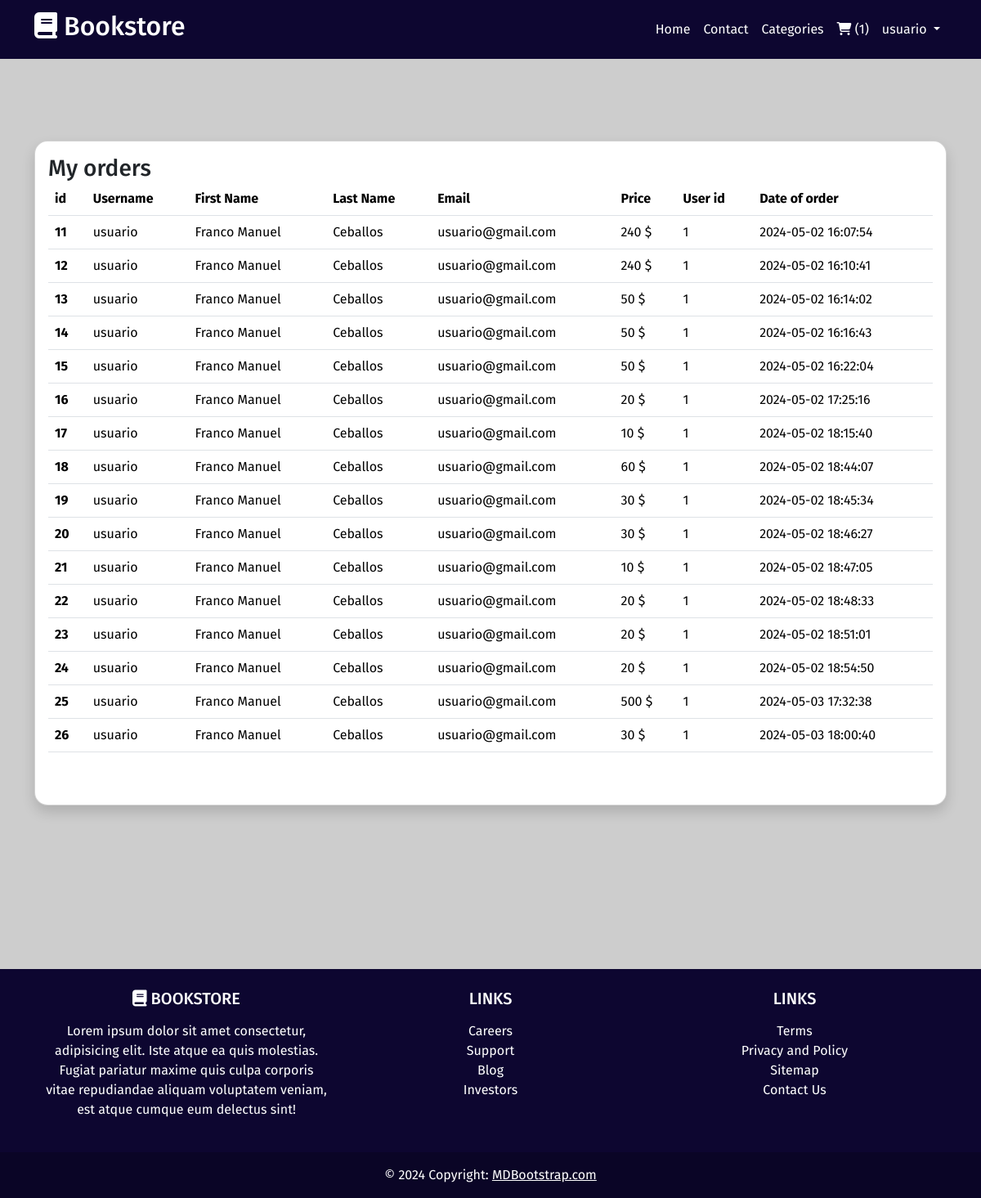
The page /users/orders.php?id=1 (signed in) on the database its author committed.
### tables this page shows
CREATE TABLE `orders` (
  `id` int(3) NOT NULL,
  `email` varchar(200) NOT NULL,
  `username` varchar(200) NOT NULL,
  `first_name` varchar(200) NOT NULL,
  `last_name` varchar(200) NOT NULL,
  `token` varchar(200) NOT NULL,
  `price` varchar(200) NOT NULL,
  `user_id` int(3) NOT NULL,
  `created_at` timestamp NOT NULL DEFAULT current_timestamp()
);

### users/orders.php (the view, shortened to what this page needs)
<?php  require '../includes/header.php'; ?>
<?php  require '../config/config.php'; ?>
<?php
    $select = $conn->query("SELECT * FROM orders WHERE user_id = '{$_SESSION['user_id']}'");
    $select->execute();
    $orders = $select->fetchAll(PDO::FETCH_OBJ);
?>
    <div class="container" style="font-family: 'Fira Sans', sans-serif; margin-bottom: 100px; margin-top: 100px">
        <div class="row mt-5 mb-5">
            <div class="col">
                <?php if(!empty($orders)): ?>
                <div class="card rounded-4 shadow">
                    <div class="card-body">
                        <h3 class="card-title d-inline">My orders</h3>
                        <table class="table mb-5 table-hover">
                            <thead>
                                <tr>
                                    <th scope="col">id</th>
                                    <th scope="col">Username</th>
                                    <th scope="col">First Name</th>
                                    <th scope="col">Last Name</th>
                                    <th scope="col">Email</th>
                                    <th scope="col">Price</th>
                                    <th scope="col">User id</th>
                                    <th scope="col">Date of order</th>
                                </tr>
                            </thead>
                            <tbody>
                                <?php foreach($orders as $order): ?>
                                    <tr>
                                        <th scope="row"><?= $order->id ?></th>
                                        <td><?= $order->username ?></td>
                                        <td><?= $order->first_name ?></td>
                                        <td><?= $order->last_name ?></td>
                                        <td><?= $order->email ?></td>
                                        <td><?= $order->price ?> $</td>
                                        <td><?= $order->user_id ?></td>
                                        <td><?= $order->created_at ?></td>
                                    </tr>
                                <?php endforeach; ?>
                            </tbody>
                        </table>
                    </div>
                </div>
                <?php endif; ?>
            </div>
        </div>
    </div>
<?php  require '../includes/footer.php'; ?>

### rows shown on the page
orders: id "11", username "usuario", first_name "Franco Manuel", last_name "Ceballos", email "usuario@gmail.com", price "240", user "1", created_at "2024-05-02 16:07:54"
orders: id "12", username "usuario", first_name "Franco Manuel", last_name "Ceballos", email "usuario@gmail.com", price "240", user "1", created_at "2024-05-02 16:10:41"
orders: id "13", username "usuario", first_name "Franco Manuel", last_name "Ceballos", email "usuario@gmail.com", price "50", user "1", created_at "2024-05-02 16:14:02"
orders: id "14", username "usuario", first_name "Franco Manuel", last_name "Ceballos", email "usuario@gmail.com", price "50", user "1", created_at "2024-05-02 16:16:43"
orders: id "15", username "usuario", first_name "Franco Manuel", last_name "Ceballos", email "usuario@gmail.com", price "50", user "1", created_at "2024-05-02 16:22:04"
orders: id "16", username "usuario", first_name "Franco Manuel", last_name "Ceballos", email "usuario@gmail.com", price "20", user "1", created_at "2024-05-02 17:25:16"
orders: id "17", username "usuario", first_name "Franco Manuel", last_name "Ceballos", email "usuario@gmail.com", price "10", user "1", created_at "2024-05-02 18:15:40"
orders: id "18", username "usuario", first_name "Franco Manuel", last_name "Ceballos", email "usuario@gmail.com", price "60", user "1", created_at "2024-05-02 18:44:07"
orders: id "19", username "usuario", first_name "Franco Manuel", last_name "Ceballos", email "usuario@gmail.com", price "30", user "1", created_at "2024-05-02 18:45:34"
orders: id "20", username "usuario", first_name "Franco Manuel", last_name "Ceballos", email "usuario@gmail.com", price "30", user "1", created_at "2024-05-02 18:46:27"
orders: id "21", username "usuario", first_name "Franco Manuel", last_name "Ceballos", email "usuario@gmail.com", price "10", user "1", created_at "2024-05-02 18:47:05"
orders: id "22", username "usuario", first_name "Franco Manuel", last_name "Ceballos", email "usuario@gmail.com", price "20", user "1", created_at "2024-05-02 18:48:33"
orders: id "23", username "usuario", first_name "Franco Manuel", last_name "Ceballos", email "usuario@gmail.com", price "20", user "1", created_at "2024-05-02 18:51:01"
orders: id "24", username "usuario", first_name "Franco Manuel", last_name "Ceballos", email "usuario@gmail.com", price "20", user "1", created_at "2024-05-02 18:54:50"
orders: id "25", username "usuario", first_name "Franco Manuel", last_name "Ceballos", email "usuario@gmail.com", price "500", user "1", created_at "2024-05-03 17:32:38"
orders: id "26", username "usuario", first_name "Franco Manuel", last_name "Ceballos", email "usuario@gmail.com", price "30", user "1", created_at "2024-05-03 18:00:40"

### other values the page prints
$getNumber->num_products "1"
$_SESSION['username'] "usuario"
